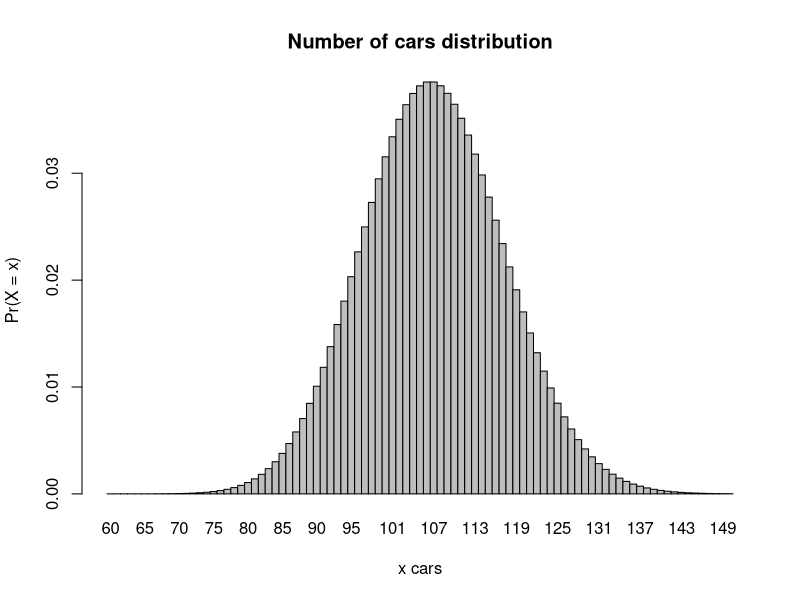
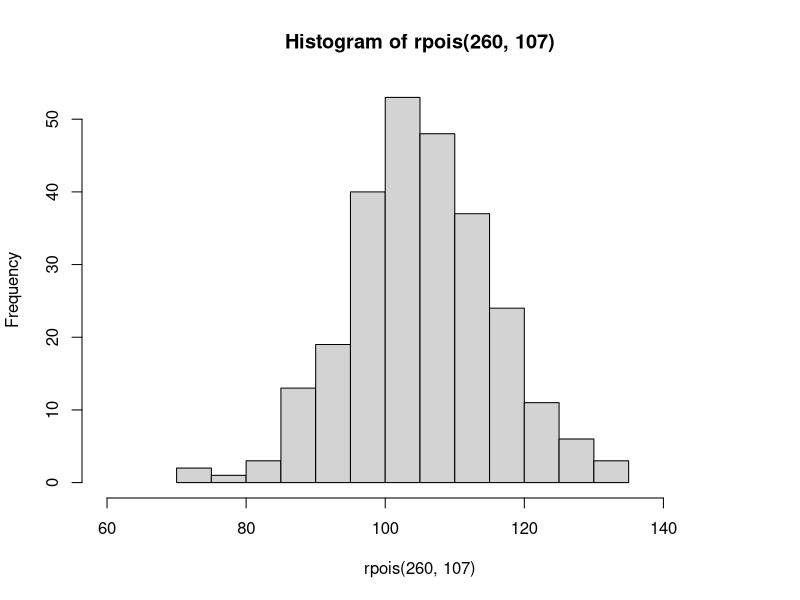

R code for these plots, in order:
#mean number of cars passing in 120 min is 107

#a ----
1-ppois(100,107)

#b
dpois(0,107)

#c
barplot(
      dpois(60:150, 107),
      main = "Number of cars distribution",
      xlab = "x cars",
      ylab = "Pr(X = x)",
      names.arg = seq(60,150,1),
      space=0
)
#d

hist(rpois(260,107),
     xlim = c(60,150))
